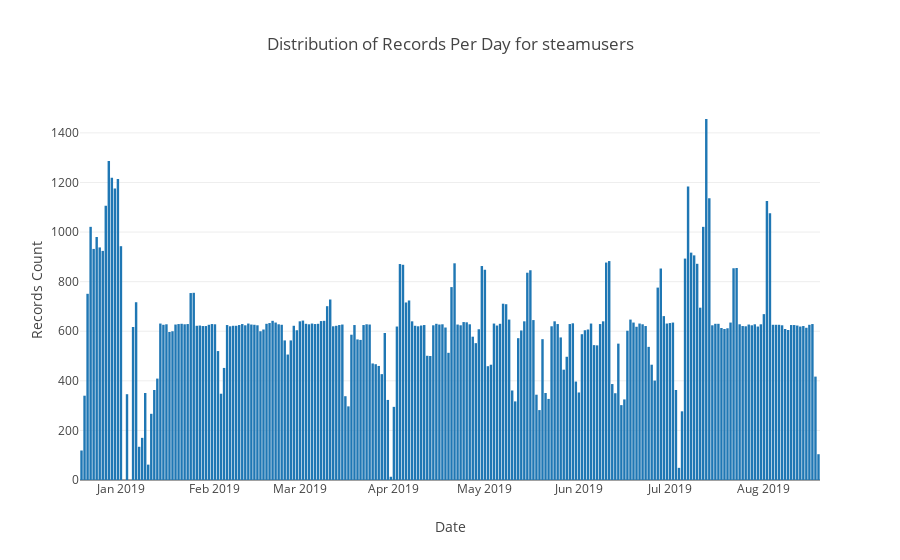

Write notebook code for a chart like this one.
### Markdown cell above
## These are the number of records we have per day for the `steamusers` Mongo collection.  This is created using the `steamusers.py` script.

### Code cell
# https://plot.ly/python/bar-charts/

data = [Bar(
        x=grouped_df['date'],
        y=grouped_df['count']
    )]

layout = Layout(
        title='Distribution of Records Per Day for steamusers',
        xaxis=dict(
            title='Date'
        ),
        yaxis=dict(
            title='Records Count'
        )
    )

fig = Figure(data=data, layout=layout)

iplot(fig)

### Figure 1 — Plotly figure (JSON) as saved in the notebook; plotly's stock layout.template omitted (floating-point values rounded to 4 significant figures; data arrays with more than 128 entries replaced by an {"elided": "..."} marker saying what was removed)
{"data": [{"type": "bar", "uid": "66628165-3eeb-4a80-bbac-637778ccb550", "x": {"elided": "242 str values"}, "y": {"elided": "242 int values"}}], "layout": {"title": {"text": "Distribution of Records Per Day for steamusers"}, "xaxis": {"title": {"text": "Date"}}, "yaxis": {"title": {"text": "Records Count"}}}}
